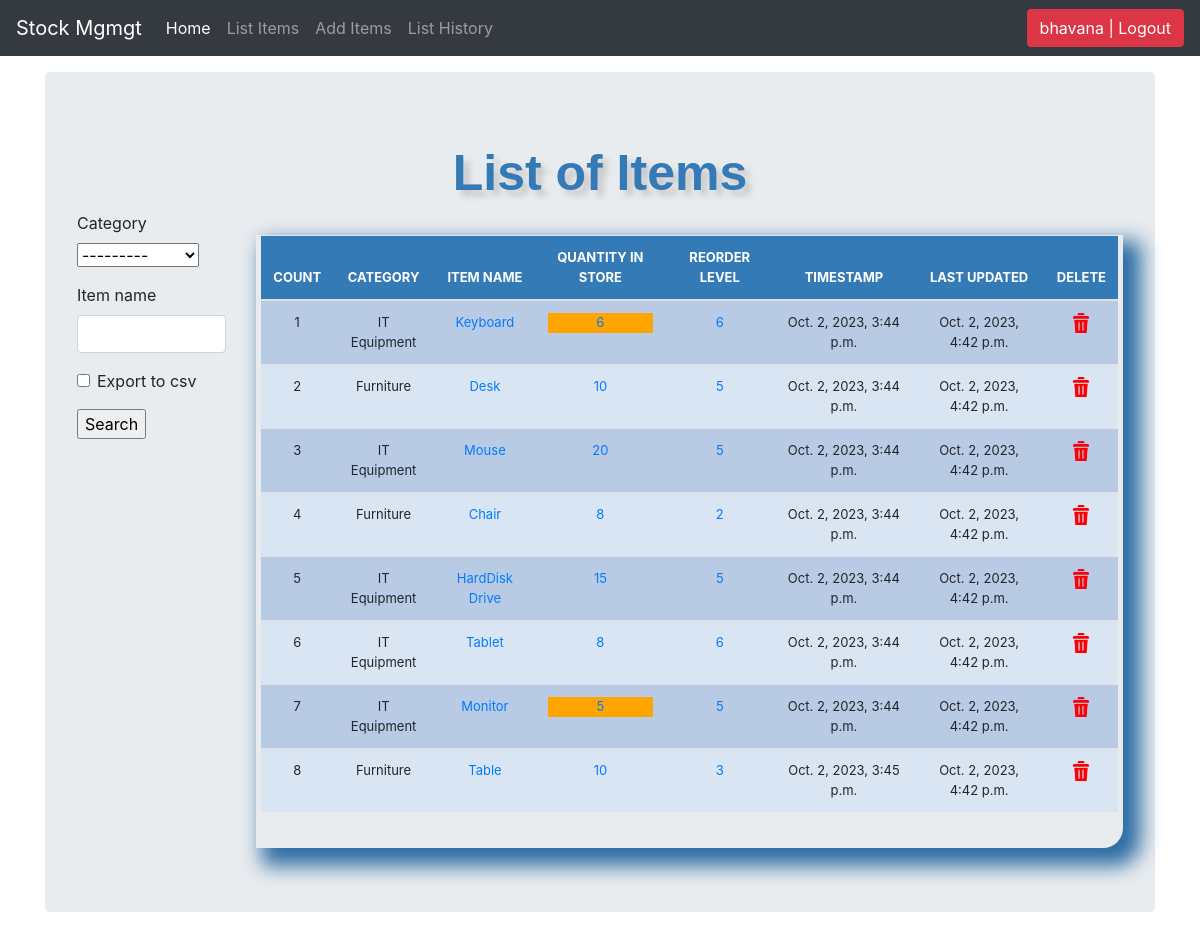
The app's page /list_items/ (signed in) with its own data.
### stockmgmgt/models.py (models this page shows, shortened)
class Stock(models.Model):
	category = models.ForeignKey(Category, on_delete=models.CASCADE, blank=True)
	item_name = models.CharField(max_length=50, blank=True, null=True)
	quantity = models.IntegerField(default='0', blank=False, null=True)
	receive_quantity = models.IntegerField(default='0', blank=True, null=True)
	receive_by = models.CharField(max_length=50, blank=True, null=True)
	issue_quantity = models.IntegerField(default='0', blank=True, null=True)
	issue_by = models.CharField(max_length=50, blank=True, null=True)
	issue_to = models.CharField(max_length=50, blank=True, null=True)
	phone_number = models.CharField(max_length=50, blank=True, null=True)
	created_by = models.CharField(max_length=50, blank=True, null=True)
	reorder_level = models.IntegerField(default='0', blank=True, null=True)
	timestamp = models.DateTimeField(auto_now_add=True, auto_now=False)
	last_updated = models.DateTimeField(auto_now_add=False, auto_now=True)

class Category(models.Model):
	name = models.CharField(max_length=50, blank=True, null=True)
	def __str__(self):
		return self.name

### stockmgmgt/views.py (the view, shortened to what this page needs)
# urls.py: path('list_items/', views.list_items, name='list_items'),
@login_required
def list_items(request):
	header = 'List of Items'
	form = StockSearchForm(request.POST or None)
	queryset = Stock.objects.all()
	context = {
		"header": header,
		"queryset": queryset,
		"form": form
	}
	return render(request, "list_items.html", context)

### stockmgmgt/forms.py
class StockSearchForm(forms.ModelForm):
    export_to_CSV = forms.BooleanField(required=False)
    class Meta:
        model = Stock
        fields = ['category', 'item_name']

### stockmgmgt/templates/list_items.html (shortened to what this page needs)
{% load static %}
{% load crispy_forms_tags %}
<!DOCTYPE html>
<html lang="en">
  <head>
    <link href="{% static 'js/jquery-ui-1.13.2/jquery-ui.min.css' %}" rel="stylesheet">
    <link href="{% static 'js/jquery-ui-1.13.2/jquery-ui.structure.min.css' %}" rel="stylesheet">
    <link href="{% static 'js/jquery-ui-1.13.2/jquery-ui.theme.min.css' %}" rel="stylesheet">
<link href="{% static 'css/stylesheet.css' %}" rel="stylesheet">
<link href="{% static 'css/bootstrap.min.css' %}" rel="stylesheet">
    <link href="{% static 'css/navbar-top-fixed.css' %}" rel="stylesheet">
  </head>
  <body>
    {% include 'navbar.html' %}
<main role="main" class="container">
  <div class="jumbotron">
    <div class="header">{{header}}</div>
    <div class="row" >
      <div class="col-sm-2">
        <form method='POST' action=''>{% csrf_token %}
            {{form|crispy}}
                <input type="submit" value='Search'/>
        </form>
      </div>
      <div class = "col-sm-10">
        <br>
        <div class="display_table">
          <table class='table'>
            <thead>
              <tr>
                <th>COUNT</th>
                <th>CATEGORY</th>
                <th>ITEM NAME</th>
                <th>QUANTITY IN STORE</th>
                <th>REORDER LEVEL</th>
                <th>TIMESTAMP</th>
                <th>LAST UPDATED</th>
                <th>DELETE</th>
              </tr>
            </thead>
          {% for instance in queryset %}
              <tr>
                <td>{{forloop.counter}}</td>
                <td>{{instance.category}}</td>
                <td><a href="{% url 'update_items' instance.id %}">{{instance.item_name}}</a></td>
                <td>
                  {% if instance.quantity <= instance.reorder_level %}
                    <div style="background-color: orange;">
                      <a href="{% url 'stock_detail' instance.id %}">{{instance.quantity}}</a>
                    </div>
                  {% else %}
                    <a href="{% url 'stock_detail' instance.id %}">{{instance.quantity}}</a>
                  {% endif %}
                </td>
                <td><a href="{% url 'reorder_level' instance.id %}">{{instance.reorder_level}}</a></td>
                <td>{{instance.timestamp}}</td>
                <td>{{instance.last_updated}}</td>
                <td><a href="{% url 'delete_items' instance.id %}"><img src="{% static 'img/del.png' %}"  width="20" height="20"></a></td>
              </tr>
          {% endfor %}
        </table>
        </div>
      </div>
  </div>
  </div>
</main>
      </body>
</html>

### stockmgmgt/templates/navbar.html (shortened to what this page needs)
<nav class="navbar navbar-expand-md navbar-dark fixed-top bg-dark">
    <a class="navbar-brand" href="/">Stock Mgmgt</a>
    <div class="collapse navbar-collapse" id="navbarCollapse">
      <ul class="navbar-nav mr-auto">
        <li class="nav-item active">
          <a class="nav-link" href="/">Home <span class="sr-only">(current)</span></a>
        </li>
        <li class="nav-item">
          {% if request.user.is_authenticated %}
          <a class="nav-link" href="/list_items">List Items</a>
        </li>
        <li class="nav-item">
          <a class="nav-link" href="/add_items">Add Items</a>
        </li>
        <li class="nav-item">
          <a class="nav-link" href="/list_history">List History</a>
       </li>
        {% endif %}
      </ul>
      <ul class="navbar-nav">
        {% if request.user.is_authenticated %}
        <li><a href="/accounts/logout"><button class="btn btn-danger">{{ user }} | Logout</button></a></li>
        {% else %}
        <li><a href="/accounts/login">Login</a></li>
        {% endif %}
    </ul>
    </div>
  </nav>

### stockmgmgt/static/css/stylesheet.css (style rules this page uses)
body { background-color: #34eb6b; }
.table { font-size: 13px; text-align: center; width: 95%; margin: auto; }
.table tr:nth-child(odd) { background: #B8CAE4 }
.table tr:nth-child(even) { background: #dae5f4 }
th { background-color: #337ab7; color: white; }
.display_table { border-bottom-right-radius: 20px; padding-left: 5px; padding-right: 5px; padding-bottom: 20px; box-shadow: 12px 12px 20px 6px #2e6da4; }
.header { font-family: helvetica; color: #337ab7; font-size: 50px; text-align: center; width: 100%; text-shadow: 6px 6px 6px #c9c6c6; display: block; font-weight: bolder; }

### stockmgmgt/static/css/navbar-top-fixed.css (style rules this page uses)
body { min-height: 75rem; padding-top: 4.5rem; }

### records on screen
Stock: category "IT Equipment", item_name "Keyboard", quantity "6", reorder_level "6", timestamp "Oct. 2, 2023, 3:44 p.m.", last_updated "Oct. 2, 2023, 4:42 p.m."
Stock: category "Furniture", item_name "Desk", quantity "10", reorder_level "5", timestamp "Oct. 2, 2023, 3:44 p.m.", last_updated "Oct. 2, 2023, 4:42 p.m."
Stock: category "IT Equipment", item_name "Mouse", quantity "20", reorder_level "5", timestamp "Oct. 2, 2023, 3:44 p.m.", last_updated "Oct. 2, 2023, 4:42 p.m."
Stock: category "Furniture", item_name "Chair", quantity "8", reorder_level "2", timestamp "Oct. 2, 2023, 3:44 p.m.", last_updated "Oct. 2, 2023, 4:42 p.m."
Stock: category "IT Equipment", item_name "HardDisk Drive", quantity "15", reorder_level "5", timestamp "Oct. 2, 2023, 3:44 p.m.", last_updated "Oct. 2, 2023, 4:42 p.m."
Stock: category "IT Equipment", item_name "Tablet", quantity "8", reorder_level "6", timestamp "Oct. 2, 2023, 3:44 p.m.", last_updated "Oct. 2, 2023, 4:42 p.m."
Stock: category "IT Equipment", item_name "Monitor", quantity "5", reorder_level "5", timestamp "Oct. 2, 2023, 3:44 p.m.", last_updated "Oct. 2, 2023, 4:42 p.m."
Stock: category "Furniture", item_name "Table", quantity "10", reorder_level "3", timestamp "Oct. 2, 2023, 3:45 p.m.", last_updated "Oct. 2, 2023, 4:42 p.m."

### other values on screen
{{ user }} "bhavana"
{{ header }} "List of Items"
